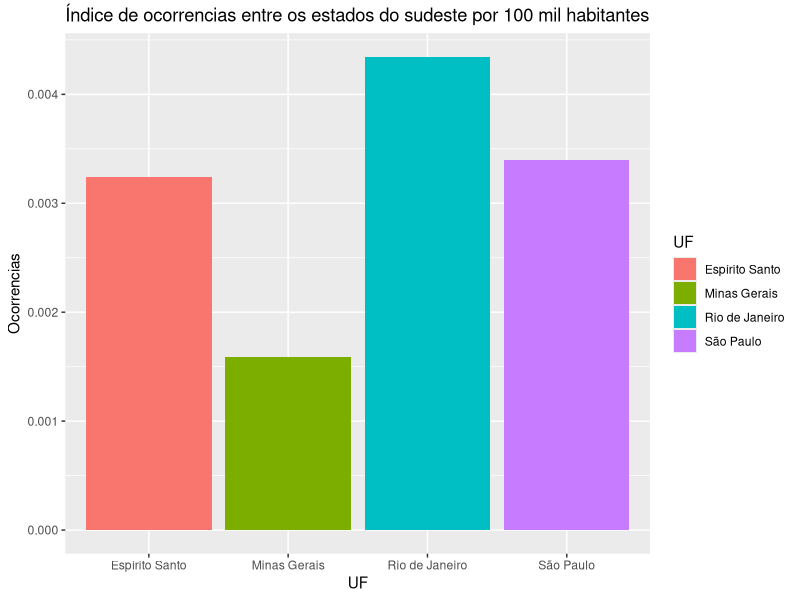
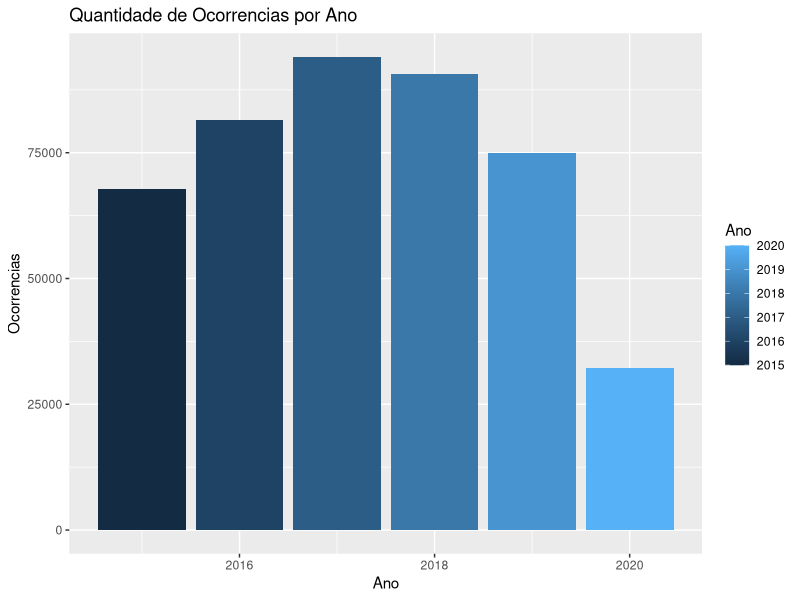
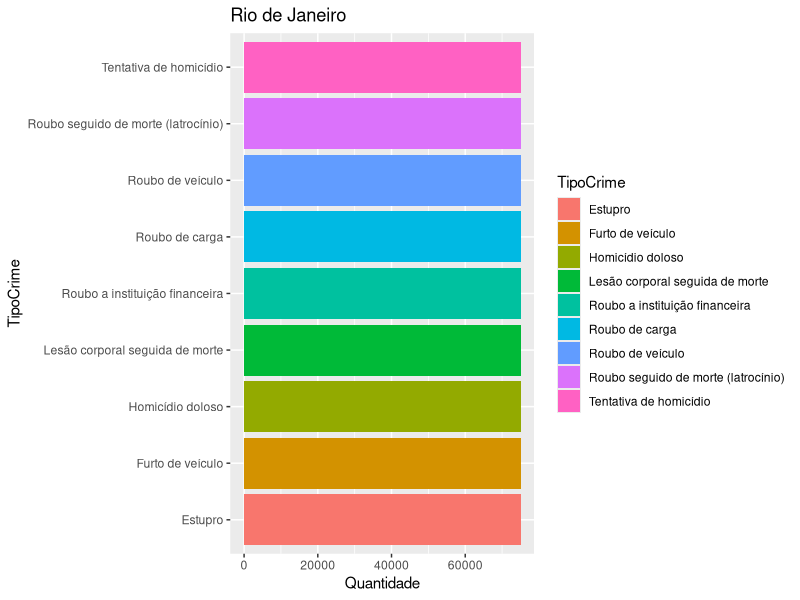
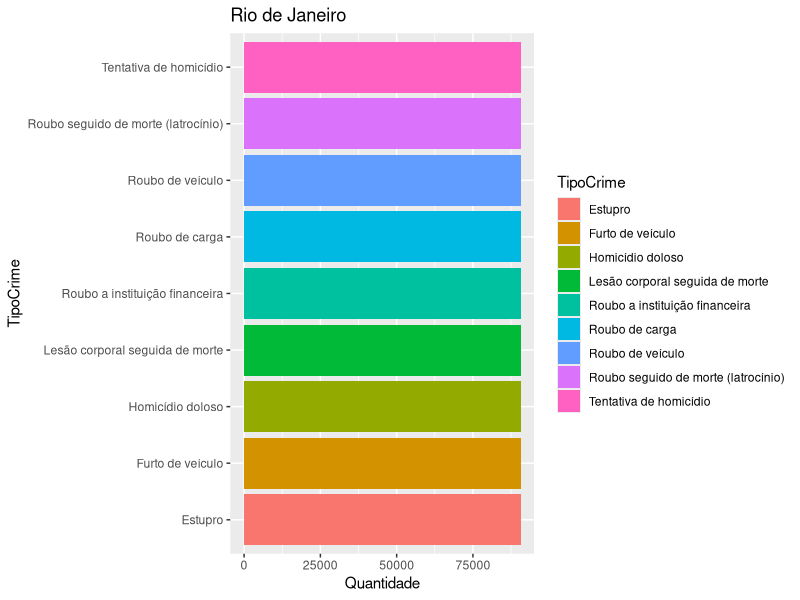
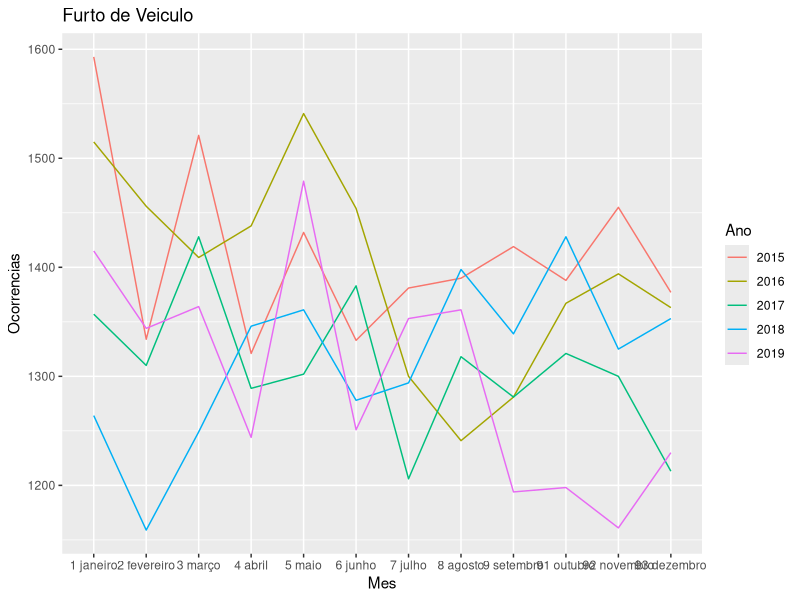
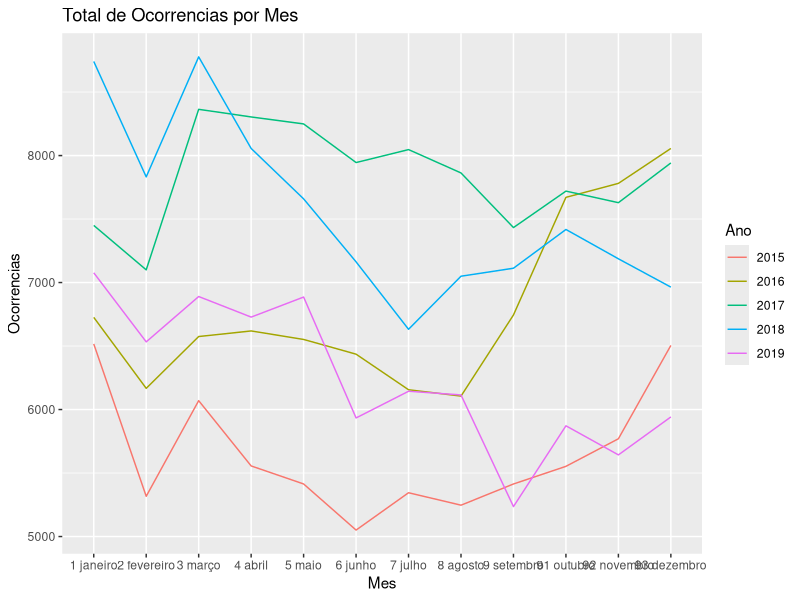

Recreate these plots in R, in order.
#Limpar
rm(list=ls())

#Operacao da forca nacional em 2017
#https://www.justica.gov.br/news/operacao-da-forca-nacional-no-rio-de-janeiro-e-estendida-por-30-dias
#https://www.justica.gov.br/news/forca-nacional-vai-apoiar-acoes-de-seguranca-publica-no-rj-ate-final-do-ano
#GLO no rio de janeiro
#https://www.poder360.com.br/governo/rio-de-janeiro-e-estado-com-mais-glos-na-decada/
#https://g1.globo.com/rio-de-janeiro/noticia/temer-assina-decreto-que-autoriza-forcas-armadas-a-atuarem-na-seguranca-publica-do-rio.ghtml
#Intervenção federal no rio de Janeiro:
#https://pt.wikipedia.org/wiki/Interven%C3%A7%C3%A3o_federal_no_Rio_de_Janeiro_em_2018
#Força Nacional de Segurança
#https://www.justica.gov.br/news/collective-nitf-content-1546630482.88

library("ggplot2")
library("dplyr")
library("readxl")
library("tidyr")
library("magrittr")
#Arquivo Conseguido pelo link:
#https://dados.gov.br/dataset/sistema-nacional-de-estatisticas-de-seguranca-publica/resource/feeae05e-faba-406c-8a4a-512aec91a9d1


dados <- read_excel("indicadoressegurancapublicaufjul20.xlsx")



nomes<-c("UF","TipoCrime","Ano","Mes","Ocorrencia","Partido","Populacao")
names(dados)<-nomes

dados.teste<-dados

#Verifica a base
summary(dados.teste)

#Transformar em factor
dados.teste$TipoCrime<-as.factor(dados.teste$TipoCrime)
dados.teste$UF<-as.factor(dados.teste$UF)
dados.teste$Mes<-as.factor(dados.teste$Mes)
dados.teste$Ocorrencia<-as.numeric(dados.teste$Ocorrencia)
dados.teste$Partido<-as.factor(dados.teste$Partido)
dados.teste$Populacao<-as.numeric(dados.teste$Populacao)

#Verifica a base
summary(dados.teste)

#Filtra por 2019
dados.teste.2019 <- dados.teste%>% filter(Ano==2019)
dados.teste.2019 <- 
  filter(dados.teste.2019, UF %in% c("São Paulo","Rio de Janeiro","Minas Gerais","Espírito Santo"))

#Cria a numeracao divido pelo numero de habitantes
dados.teste.2019 <- mutate(dados.teste.2019,OcorrenciaPHabitante=Ocorrencia/Populacao)

#Faz um grafico do total de ocorrencias no ano de 2019 por estado
dados.teste.2019 %>% 
  group_by(UF) %>%
  summarise(Ocorrencias=sum(OcorrenciaPHabitante)) %>%
  ggplot()+ geom_bar(aes(x=UF,y=Ocorrencias, fill = UF),stat='identity') +
  ggtitle("Índice de ocorrencias entre os estados do sudeste por 100 mil habitantes")


#Filtra para trabalharmos com o estado do Rio
dados.AC<-filter(dados.teste,UF=="Rio de Janeiro")


##Crimes por ano
#Coloca as ocorrencias por Ano
dados.AC.Partido<-dados.AC %>%
  group_by(Ano,Partido) %>%
  summarise(Ocorrencias=sum(Ocorrencia))
#Quantidade de Ocorrencias por Ano
dados.AC.Partido %>%
  ggplot()+ geom_bar(aes(x=Ano,y=Ocorrencias, fill = Ano),stat='identity') +
  ggtitle("Quantidade de Ocorrencias por Ano")



#Crimes no ano  de 2019
dados.AC %>%
  filter(Ano==2019) %>%
  group_by(TipoCrime) %>%
  count(TipoCrime,Quantidade=sum(Ocorrencia)) %>%
  ggplot()+
  geom_bar(aes(x=Quantidade,y=TipoCrime, fill = TipoCrime),stat='identity') +
  ggtitle("Rio de Janeiro")

#Crimes no ano  de 2018
dados.AC %>%
  filter(Ano==2018) %>%
  group_by(TipoCrime) %>%
  count(TipoCrime,Quantidade=sum(Ocorrencia)) %>%
  ggplot()+
  geom_bar(aes(x=Quantidade,y=TipoCrime, fill = TipoCrime),stat='identity') +
  ggtitle("Rio de Janeiro")


#Filtra as ocorrencias por Roubo de veiculo e Mes no ano de Menor que 2020
dados.AC.Ano<-dados.AC %>%
  filter(Ano<2020) %>%
  group_by(Ano,Mes,TipoCrime) %>%
  summarise(Ocorrencias=sum(Ocorrencia))


#Faz as alteracoes para rodar o grafico
dados.AC.Ano.furto<-dados.AC.Ano %>% filter(TipoCrime=="Furto de veículo")
dados.AC.Ano.furto$Ano<-as.factor(dados.AC.Ano.furto$Ano)
dados.AC.Ano.furto$Mes<-as.character(dados.AC.Ano.furto$Mes)

#Organizar os meses pela ordem de janeiro a dezembro
dados.AC.Ano.furto$Mes[dados.AC.Ano.furto$Mes=="janeiro"]<-"1 janeiro"
dados.AC.Ano.furto$Mes[dados.AC.Ano.furto$Mes=="fevereiro"]<-"2 fevereiro"
dados.AC.Ano.furto$Mes[dados.AC.Ano.furto$Mes=="março"]<-"3 março"
dados.AC.Ano.furto$Mes[dados.AC.Ano.furto$Mes=="abril"]<-"4 abril"
dados.AC.Ano.furto$Mes[dados.AC.Ano.furto$Mes=="maio"]<-"5 maio"
dados.AC.Ano.furto$Mes[dados.AC.Ano.furto$Mes=="junho"]<-"6 junho"
dados.AC.Ano.furto$Mes[dados.AC.Ano.furto$Mes=="julho"]<-"7 julho"
dados.AC.Ano.furto$Mes[dados.AC.Ano.furto$Mes=="agosto"]<-"8 agosto"
dados.AC.Ano.furto$Mes[dados.AC.Ano.furto$Mes=="setembro"]<-"9 setembro"
dados.AC.Ano.furto$Mes[dados.AC.Ano.furto$Mes=="outubro"]<-"91 outubro"
dados.AC.Ano.furto$Mes[dados.AC.Ano.furto$Mes=="novembro"]<-"92 novembro"
dados.AC.Ano.furto$Mes[dados.AC.Ano.furto$Mes=="dezembro"]<-"93 dezembro"



dados.AC.Ano.furto<-dados.AC.Ano.furto[order(dados.AC.Ano.furto$Ano,dados.AC.Ano.furto$Mes),]


ggplot(dados.AC.Ano.furto,aes(Mes,Ocorrencias,group=Ano)) + 
  geom_line(aes(colour=Ano)) +  
  ggtitle("Furto de Veiculo")


#***********Crimes Gerais***************
 

#Faz as alteracoes para rodar o grafico
dados.RJ.Geral<-dados.AC.Ano

#Gera um total de Ocorrencias Por Mes
dados.RJ.Geral<-dados.RJ.Geral %>%
  group_by(Ano,Mes) %>%
  summarise(Ocorrencias=sum(Ocorrencias))

dados.RJ.Geral$Ano<-as.factor(dados.RJ.Geral$Ano)
dados.RJ.Geral$Mes<-as.character(dados.RJ.Geral$Mes)


#Organizar os meses pela ordem de janeiro a dezembro
dados.RJ.Geral$Mes[dados.RJ.Geral$Mes=="janeiro"]<-"1 janeiro"
dados.RJ.Geral$Mes[dados.RJ.Geral$Mes=="fevereiro"]<-"2 fevereiro"
dados.RJ.Geral$Mes[dados.RJ.Geral$Mes=="março"]<-"3 março"
dados.RJ.Geral$Mes[dados.RJ.Geral$Mes=="abril"]<-"4 abril"
dados.RJ.Geral$Mes[dados.RJ.Geral$Mes=="maio"]<-"5 maio"
dados.RJ.Geral$Mes[dados.RJ.Geral$Mes=="junho"]<-"6 junho"
dados.RJ.Geral$Mes[dados.RJ.Geral$Mes=="julho"]<-"7 julho"
dados.RJ.Geral$Mes[dados.RJ.Geral$Mes=="agosto"]<-"8 agosto"
dados.RJ.Geral$Mes[dados.RJ.Geral$Mes=="setembro"]<-"9 setembro"
dados.RJ.Geral$Mes[dados.RJ.Geral$Mes=="outubro"]<-"91 outubro"
dados.RJ.Geral$Mes[dados.RJ.Geral$Mes=="novembro"]<-"92 novembro"
dados.RJ.Geral$Mes[dados.RJ.Geral$Mes=="dezembro"]<-"93 dezembro"



dados.RJ.Geral<-dados.RJ.Geral[order(dados.RJ.Geral$Ano,dados.RJ.Geral$Mes),]



ggplot(dados.RJ.Geral,aes(Mes,Ocorrencias,group=Ano)) + 
  geom_line(aes(colour=Ano)) +  
  ggtitle("Total de Ocorrencias por Mes") 




